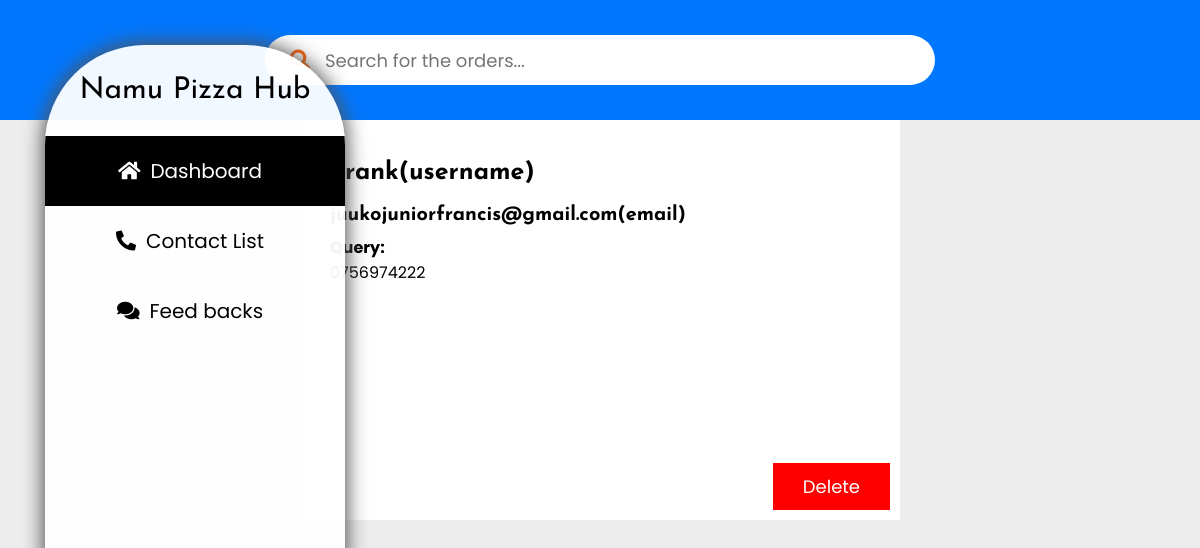
/contactlist/10/ (signed in), run on the app's committed database.
### Home/models.py (models this page shows, shortened)
class Contact(models.Model):
    User = models.ForeignKey(User, on_delete=models.CASCADE, blank=True, null=True)
    query = models.TextField()

### Supervisor/views.py (the view)
# urls.py: path('contactlist/<str:id>/', views.contact_view, name="contact_view"),
def contact_view(request, id):
    if request.user.is_superuser:
        contacts = Contact.objects.filter(id=id)
        context = {
            "contacts": contacts,
        }
        if request.method == "POST":
            c_id = request.POST['c_id']
            contact = Contact.objects.filter(id=c_id)
            contact.delete()
            return redirect("/contactlist/")
        return render(request, "Supervisor/contact_view.html", context)
    else:
        return redirect("/")

### templates/Supervisor/contact_view.html (shortened to what this page needs)
{% extends 'Supervisor/Supervisor.html' %}
{% block body %}
    <div class="contact_view">
        <div class="view_contact">
        {% for contact in contacts %}
            <h2>{{contact.User.username}}(username)</h2>
            <h3>{{contact.User.email}}(email)</h3>
            <h4>Query:</h4>
            <p>{{contact.query}}</p>
            <div class="delete">
                <form action="/contactlist/{{contact.id}}/" method="POST" class="delete__contact">
                    <button type="submit">Delete</button>
                </form>
            </div>
        </div>
        {% endfor %}
    </div>
{% endblock body %}

### templates/Supervisor/Supervisor.html (style rules this page uses)
* { margin: 0; padding: 0; box-sizing: border-box; font-family: "Poppins"; }
.contact__list, .contact_view, .order__view { width: 100%; min-width: 100vh; display: flex; justify-content: center; align-items: center; flex-direction: column; }
.contact_view .view_contact { background: #fff; padding: 30px; width: 50%; height: 50vh; overflow-y: scroll; position: relative; }
.contact_view .view_contact h2 { font-family: "Josefin Sans"; font-size: 25px; padding: 10px 0; }
.contact_view .view_contact h3 { font-family: "Josefin Sans"; font-size: 20px; padding: 10px 0; }
.contact_view .view_contact .delete__contact { position: absolute; bottom: 10px; right: 10px; }
.contact_view .view_contact .delete__contact button { background: red; border: none; outline: none; padding: 10px 30px; color: #fff; font-size: 18px; cursor: pointer; }

### data on the page
Contact: User.username "Frank", User.email "juukojuniorfrancis@gmail.com", query "0756974222"
